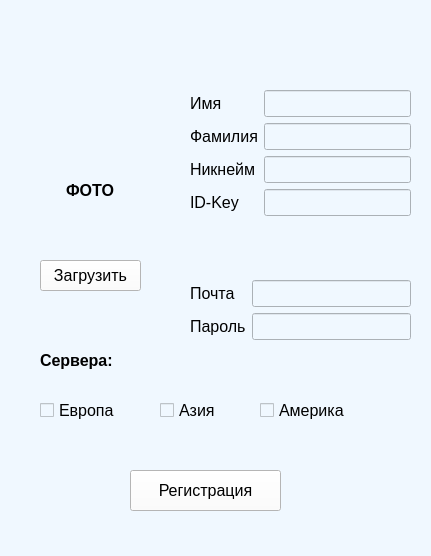
<?xml version="1.0" encoding="UTF-8"?>
<ui version="4.0">
 <class>MainWindow</class>
 <widget class="QMainWindow" name="MainWindow">
  <property name="geometry">
   <rect>
    <x>0</x>
    <y>0</y>
    <width>431</width>
    <height>556</height>
   </rect>
  </property>
  <property name="windowTitle">
   <string>MainWindow</string>
  </property>
  <property name="styleSheet">
   <string notr="true">background-color: #f0f8ff;</string>
  </property>
  <widget class="QWidget" name="centralwidget">
   <property name="minimumSize">
    <size>
     <width>0</width>
     <height>0</height>
    </size>
   </property>
   <property name="styleSheet">
    <string notr="true">background-color: #f0f8ff;</string>
   </property>
   <widget class="QLabel" name="titleLabel">
    <property name="geometry">
     <rect>
      <x>0</x>
      <y>-10</y>
      <width>111</width>
      <height>21</height>
     </rect>
    </property>
    <property name="font">
     <font>
      <pointsize>20</pointsize>
      <bold>true</bold>
     </font>
    </property>
    <property name="styleSheet">
     <string notr="true">color: #000;</string>
    </property>
    <property name="text">
     <string/>
    </property>
    <property name="alignment">
     <set>Qt::AlignmentFlag::AlignCenter</set>
    </property>
   </widget>
   <widget class="QWidget" name="formLayoutWidget">
    <property name="geometry">
     <rect>
      <x>190</x>
      <y>90</y>
      <width>221</width>
      <height>131</height>
     </rect>
    </property>
    <property name="font">
     <font>
      <pointsize>12</pointsize>
     </font>
    </property>
    <layout class="QFormLayout" name="formLayout">
     <item row="0" column="0">
      <widget class="QLabel" name="Label">
       <property name="font">
        <font>
         <pointsize>12</pointsize>
        </font>
       </property>
       <property name="styleSheet">
        <string notr="true">color: #000</string>
       </property>
       <property name="text">
        <string>Имя</string>
       </property>
      </widget>
     </item>
     <item row="0" column="1">
      <widget class="QLineEdit" name="nameEdit">
       <property name="font">
        <font>
         <pointsize>12</pointsize>
        </font>
       </property>
       <property name="styleSheet">
        <string notr="true">color: #000</string>
       </property>
      </widget>
     </item>
     <item row="1" column="0">
      <widget class="QLabel" name="Label_2">
       <property name="font">
        <font>
         <pointsize>12</pointsize>
        </font>
       </property>
       <property name="styleSheet">
        <string notr="true">color: #000</string>
       </property>
       <property name="text">
        <string>Фамилия</string>
       </property>
      </widget>
     </item>
     <item row="1" column="1">
      <widget class="QLineEdit" name="surnameEdit">
       <property name="font">
        <font>
         <pointsize>12</pointsize>
        </font>
       </property>
       <property name="styleSheet">
        <string notr="true">color: #000</string>
       </property>
      </widget>
     </item>
     <item row="2" column="0">
      <widget class="QLabel" name="Label_3">
       <property name="font">
        <font>
         <pointsize>12</pointsize>
        </font>
       </property>
       <property name="styleSheet">
        <string notr="true">color: #000</string>
       </property>
       <property name="text">
        <string>Никнейм</string>
       </property>
      </widget>
     </item>
     <item row="2" column="1">
      <widget class="QLineEdit" name="nicknameEdit">
       <property name="font">
        <font>
         <pointsize>12</pointsize>
        </font>
       </property>
       <property name="styleSheet">
        <string notr="true">color: #000</string>
       </property>
      </widget>
     </item>
     <item row="3" column="0">
      <widget class="QLabel" name="iDKeyLabel">
       <property name="font">
        <font>
         <pointsize>12</pointsize>
        </font>
       </property>
       <property name="styleSheet">
        <string notr="true">color: #000</string>
       </property>
       <property name="text">
        <string>ID-Key</string>
       </property>
      </widget>
     </item>
     <item row="3" column="1">
      <widget class="QLineEdit" name="idKeyEdit">
       <property name="font">
        <font>
         <pointsize>12</pointsize>
        </font>
       </property>
       <property name="styleSheet">
        <string notr="true">color: #000</string>
       </property>
      </widget>
     </item>
    </layout>
   </widget>
   <widget class="QWidget" name="formLayoutWidget_2">
    <property name="geometry">
     <rect>
      <x>190</x>
      <y>280</y>
      <width>221</width>
      <height>91</height>
     </rect>
    </property>
    <property name="font">
     <font>
      <pointsize>12</pointsize>
     </font>
    </property>
    <layout class="QFormLayout" name="formLayout_2">
     <item row="0" column="0">
      <widget class="QLabel" name="Label_4">
       <property name="font">
        <font>
         <pointsize>12</pointsize>
        </font>
       </property>
       <property name="styleSheet">
        <string notr="true">color: #000</string>
       </property>
       <property name="text">
        <string>Почта</string>
       </property>
      </widget>
     </item>
     <item row="1" column="0">
      <widget class="QLabel" name="Label_5">
       <property name="font">
        <font>
         <pointsize>12</pointsize>
        </font>
       </property>
       <property name="styleSheet">
        <string notr="true">color: #000</string>
       </property>
       <property name="text">
        <string>Пароль</string>
       </property>
      </widget>
     </item>
     <item row="1" column="1">
      <widget class="QLineEdit" name="passwordEdit">
       <property name="font">
        <font>
         <pointsize>12</pointsize>
        </font>
       </property>
       <property name="styleSheet">
        <string notr="true">color: #000</string>
       </property>
       <property name="echoMode">
        <enum>QLineEdit::EchoMode::Password</enum>
       </property>
      </widget>
     </item>
     <item row="0" column="1">
      <widget class="QLineEdit" name="emailEdit">
       <property name="font">
        <font>
         <pointsize>12</pointsize>
        </font>
       </property>
       <property name="styleSheet">
        <string notr="true">color: #000</string>
       </property>
      </widget>
     </item>
    </layout>
   </widget>
   <widget class="QLabel" name="photoLabel">
    <property name="geometry">
     <rect>
      <x>50</x>
      <y>150</y>
      <width>80</width>
      <height>80</height>
     </rect>
    </property>
    <property name="minimumSize">
     <size>
      <width>80</width>
      <height>80</height>
     </size>
    </property>
    <property name="baseSize">
     <size>
      <width>80</width>
      <height>80</height>
     </size>
    </property>
    <property name="font">
     <font>
      <pointsize>12</pointsize>
      <bold>true</bold>
     </font>
    </property>
    <property name="autoFillBackground">
     <bool>false</bool>
    </property>
    <property name="styleSheet">
     <string notr="true">color: #000</string>
    </property>
    <property name="text">
     <string>ФОТО</string>
    </property>
    <property name="alignment">
     <set>Qt::AlignmentFlag::AlignCenter</set>
    </property>
   </widget>
   <widget class="QPushButton" name="loadPhotoBtn">
    <property name="geometry">
     <rect>
      <x>40</x>
      <y>260</y>
      <width>101</width>
      <height>31</height>
     </rect>
    </property>
    <property name="minimumSize">
     <size>
      <width>80</width>
      <height>0</height>
     </size>
    </property>
    <property name="font">
     <font>
      <pointsize>12</pointsize>
     </font>
    </property>
    <property name="styleSheet">
     <string notr="true">background-color: #fefefe; color: #000</string>
    </property>
    <property name="text">
     <string>Загрузить</string>
    </property>
   </widget>
   <widget class="QLabel" name="label">
    <property name="geometry">
     <rect>
      <x>40</x>
      <y>350</y>
      <width>91</width>
      <height>21</height>
     </rect>
    </property>
    <property name="font">
     <font>
      <pointsize>12</pointsize>
      <bold>true</bold>
     </font>
    </property>
    <property name="styleSheet">
     <string notr="true">color: #000</string>
    </property>
    <property name="text">
     <string>Сервера:</string>
    </property>
   </widget>
   <widget class="QCheckBox" name="europeCheck">
    <property name="geometry">
     <rect>
      <x>40</x>
      <y>400</y>
      <width>91</width>
      <height>21</height>
     </rect>
    </property>
    <property name="font">
     <font>
      <pointsize>12</pointsize>
     </font>
    </property>
    <property name="styleSheet">
     <string notr="true">color: #000</string>
    </property>
    <property name="text">
     <string>Европа</string>
    </property>
   </widget>
   <widget class="QCheckBox" name="asiaCheck">
    <property name="geometry">
     <rect>
      <x>160</x>
      <y>400</y>
      <width>81</width>
      <height>21</height>
     </rect>
    </property>
    <property name="font">
     <font>
      <pointsize>12</pointsize>
     </font>
    </property>
    <property name="styleSheet">
     <string notr="true">color: #000</string>
    </property>
    <property name="text">
     <string>Азия</string>
    </property>
   </widget>
   <widget class="QCheckBox" name="americaCheck">
    <property name="geometry">
     <rect>
      <x>260</x>
      <y>400</y>
      <width>111</width>
      <height>21</height>
     </rect>
    </property>
    <property name="font">
     <font>
      <pointsize>12</pointsize>
     </font>
    </property>
    <property name="styleSheet">
     <string notr="true">color: #000</string>
    </property>
    <property name="text">
     <string>Америка</string>
    </property>
   </widget>
   <widget class="QPushButton" name="registerBtn">
    <property name="geometry">
     <rect>
      <x>130</x>
      <y>470</y>
      <width>151</width>
      <height>41</height>
     </rect>
    </property>
    <property name="font">
     <font>
      <pointsize>12</pointsize>
     </font>
    </property>
    <property name="mouseTracking">
     <bool>false</bool>
    </property>
    <property name="tabletTracking">
     <bool>false</bool>
    </property>
    <property name="autoFillBackground">
     <bool>false</bool>
    </property>
    <property name="styleSheet">
     <string notr="true">background-color: #fefefe; color: #000</string>
    </property>
    <property name="text">
     <string>Регистрация</string>
    </property>
   </widget>
  </widget>
  <widget class="QMenuBar" name="menubar">
   <property name="geometry">
    <rect>
     <x>0</x>
     <y>0</y>
     <width>431</width>
     <height>17</height>
    </rect>
   </property>
  </widget>
  <widget class="QStatusBar" name="statusbar"/>
 </widget>
 <resources/>
 <connections/>
</ui>
